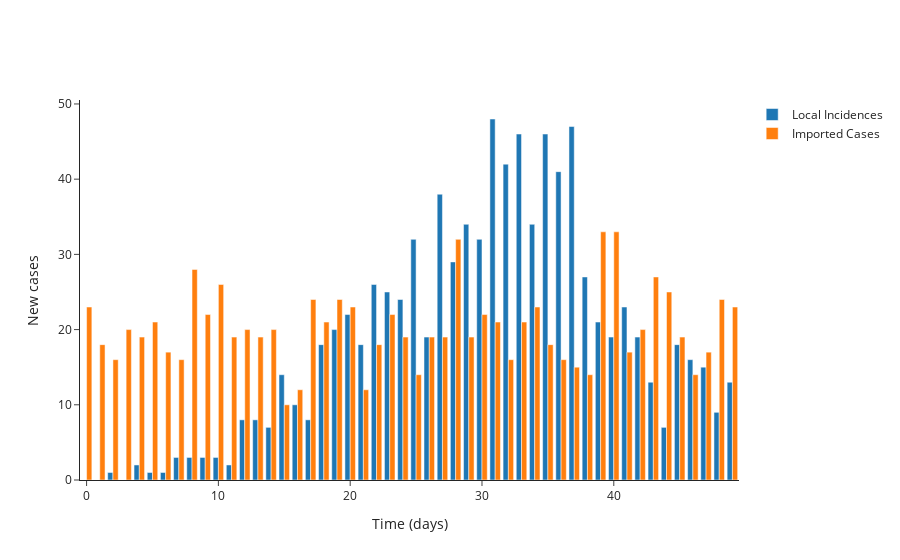

Here is the notebook cell this chart was saved with:
### Code cell
# Plot (bar chart cases each day)
fig = go.Figure()

# Plot of incidences
fig.add_trace(
    go.Bar(
        x=times,
        y=all_local_cases[0][2][0][0],
        name='Local Incidences'
    )
)

fig.add_trace(
    go.Bar(
        x=times,
        y=all_imported_cases[2][0],
        name='Imported Cases'
    )
)

# Add axis labels
fig.update_layout(
    template='simple_white',
    xaxis_title='Time (days)',
    yaxis_title='New cases'
)

# fig.write_image('HK-cases.pdf')
fig.show()

### Figure 1 — Plotly figure (JSON) as saved in the notebook; plotly's stock layout.template omitted (floating-point values rounded to 4 significant figures)
{"data": [{"name": "Local Incidences", "type": "bar", "x": [0, 1, 2, 3, 4, 5, 6, 7, 8, 9, 10, 11, 12, 13, 14, 15, 16, 17, 18, 19, 20, 21, 22, 23, 24, 25, 26, 27, 28, 29, 30, 31, 32, 33, 34, 35, 36, 37, 38, 39, 40, 41, 42, 43, 44, 45, 46, 47, 48, 49, 50], "y": [0, 0, 1, 0, 2, 1, 1, 3, 3, 3, 3, 2, 8, 8, 7, 14, 10, 8, 18, 20, 22, 18, 26, 25, 24, 32, 19, 38, 29, 34, 32, 48, 42, 46, 34, 46, 41, 47, 27, 21, 19, 23, 19, 13, 7, 18, 16, 15, 9, 13]}, {"name": "Imported Cases", "type": "bar", "x": [0, 1, 2, 3, 4, 5, 6, 7, 8, 9, 10, 11, 12, 13, 14, 15, 16, 17, 18, 19, 20, 21, 22, 23, 24, 25, 26, 27, 28, 29, 30, 31, 32, 33, 34, 35, 36, 37, 38, 39, 40, 41, 42, 43, 44, 45, 46, 47, 48, 49, 50], "y": [23, 18, 16, 20, 19, 21, 17, 16, 28, 22, 26, 19, 20, 19, 20, 10, 12, 24, 21, 24, 23, 12, 18, 22, 19, 14, 19, 19, 32, 19, 22, 21, 16, 21, 23, 18, 16, 15, 14, 33, 33, 17, 20, 27, 25, 19, 14, 17, 24, 23]}], "layout": {"xaxis": {"title": {"text": "Time (days)"}}, "yaxis": {"title": {"text": "New cases"}}}}
